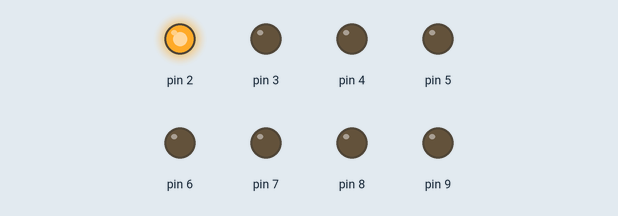
This sketch was run on a simulated Arduino Uno, built with avr-gcc and run on an emulated ATmega328P. Parts: output pins drawn as LEDs (lit = HIGH).

Above: at 0.2 s.
At 0.7 s:
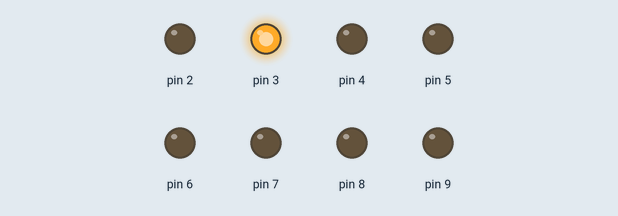
At 1.7 s:
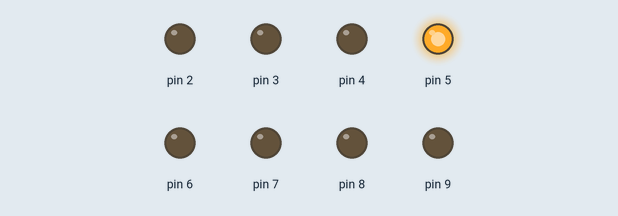
At 2.7 s:
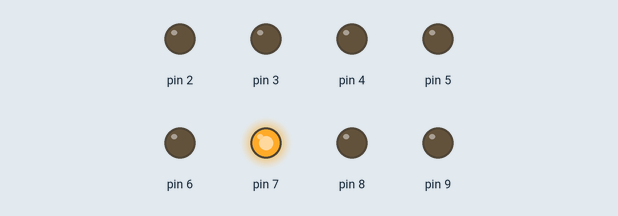
At 3.7 s:
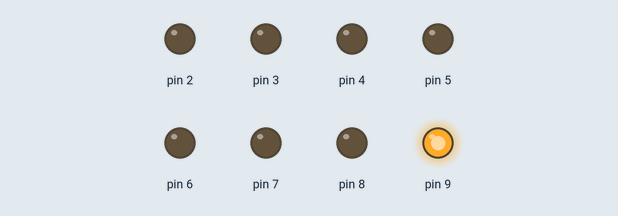
At 14.9 s:
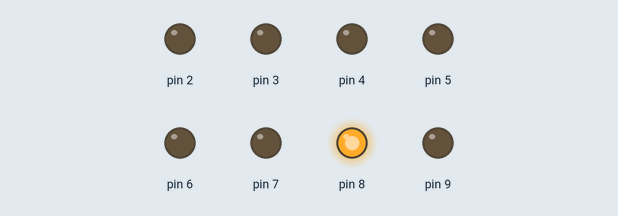
Timing chart, 0 to 15.2 s (numbered marks = the images above):
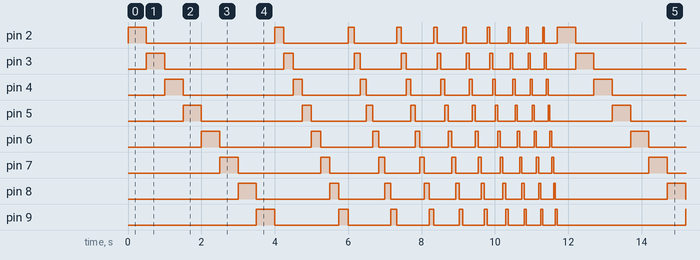

Measured:
- by itself, pin 4: repeats every 11.7 s: LOW 3.0 s, HIGH 0.25 s, LOW 1.6 s, HIGH 0.17 s, LOW 1.1 s, HIGH 0.13 s, LOW 0.83 s, HIGH 0.10 s, LOW 0.67 s, HIGH 0.08 s, LOW 0.56 s, HIGH 0.07 s, LOW 0.48 s, HIGH 0.06 s, LOW 0.42 s, HIGH 0.06 s, LOW 0.38 s, HIGH 0.05 s, LOW 1.3 s, HIGH 0.50 s
- by itself, pin 5: repeats every 11.7 s: LOW 2.8 s, HIGH 0.25 s, LOW 1.5 s, HIGH 0.17 s, LOW 1.0 s, HIGH 0.13 s, LOW 0.80 s, HIGH 0.10 s, LOW 0.65 s, HIGH 0.08 s, LOW 0.55 s, HIGH 0.07 s, LOW 0.47 s, HIGH 0.06 s, LOW 0.41 s, HIGH 0.06 s, LOW 0.37 s, HIGH 0.05 s, LOW 1.7 s, HIGH 0.50 s
- by itself, everything shown: repeats every 11.7 s, in 80 steps

The sketch:

First_PCB_Program.ino
```cpp
void setup() {
  pinMode(2, OUTPUT);
  pinMode(3, OUTPUT);
  pinMode(4, OUTPUT);
  pinMode(5, OUTPUT);
  pinMode(6, OUTPUT);
  pinMode(7, OUTPUT);
  pinMode(8, OUTPUT);
  pinMode(9, OUTPUT);

}
void loop() {
  for (int j = 1;  j < 11; j++) {
    for (int i = 2; i < 10; i++) {
      digitalWrite(i, HIGH);
      delay(500/j);
      digitalWrite(i, LOW);

    }
  }
}
```
